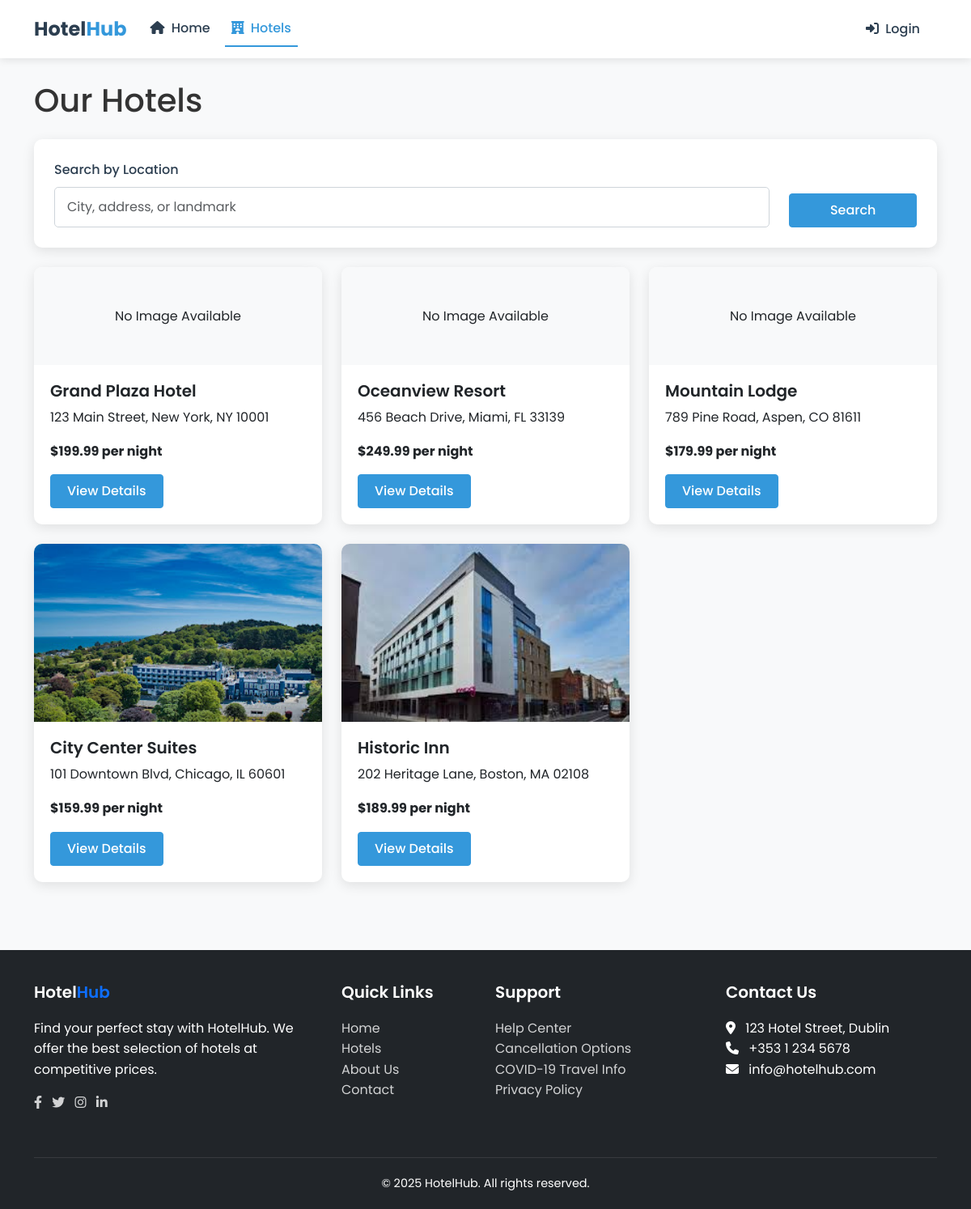
The app's page /hotels/, older data.
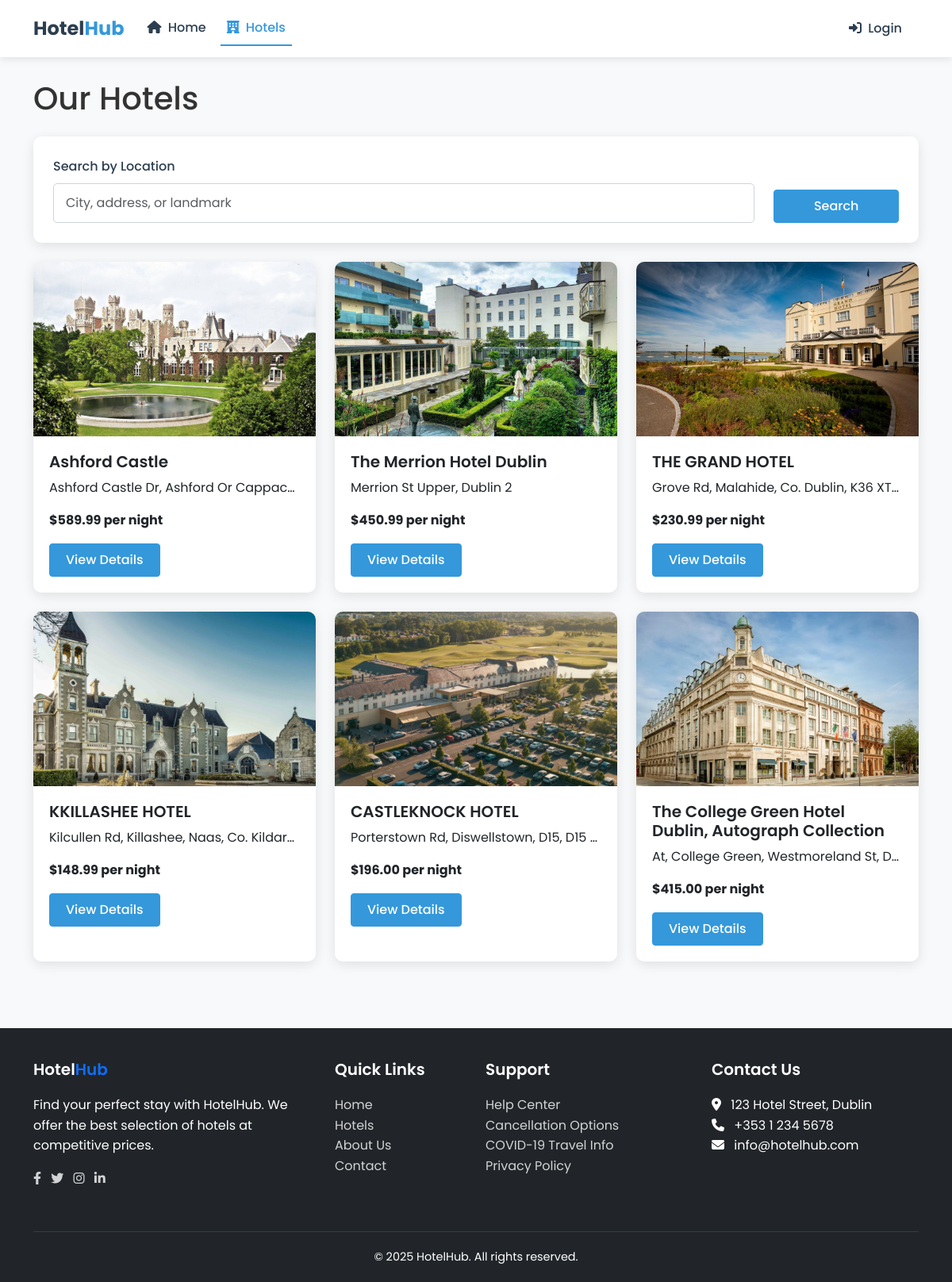
The same page, newer data.
### hotels/models.py (models this page shows, shortened)
class Hotel(models.Model):
    name = models.CharField(max_length=200)
    address = models.TextField()
    description = models.TextField()
    price_per_night = models.DecimalField(max_digits=10, decimal_places=2)
    latitude = models.DecimalField(max_digits=9, decimal_places=6)
    longitude = models.DecimalField(max_digits=9, decimal_places=6)
    image = models.ImageField(upload_to='hotel_images/', null=True, blank=True)
    created_at = models.DateTimeField(auto_now_add=True)
    updated_at = models.DateTimeField(auto_now=True)

### hotels/views.py (the view)
# urls.py: path('hotels/', hotel_list, name='hotel_list'),
def hotel_list(request):
    hotels = Hotel.objects.all()
    location = request.GET.get('location', '')
    if location:
        hotels = hotels.filter(address__icontains=location)
    return render(request, 'hotels/list.html', {
        'hotels': hotels,
        'location_search': location
    })

### hotel_project/context_processors.py (called while the page is built)
def google_maps_api_key(request):
    return {'google_maps_api_key': settings.GOOGLE_MAPS_API_KEY}

### templates/hotels/list.html (shortened to what this page needs)
{% extends 'base.html' %}
{% block content %}
<div class="container mt-4">
    <h1 class="mb-4">Our Hotels</h1>
    <div class="card mb-4">
        <div class="card-body">
            <form method="get" action="{% url 'hotel_list' %}">
                <div class="row">
                    <div class="col-md-10">
                        <label for="location" class="form-label">Search by Location</label>
                        <input type="text" class="form-control" id="location" name="location" value="{{ location_search }}" placeholder="City, address, or landmark">
                    </div>
                    <div class="col-md-2 align-self-end">
                        <button type="submit" class="btn btn-primary w-100">Search</button>
                    </div>
                </div>
            </form>
        </div>
    </div>
    <div class="row">
        {% for hotel in hotels %}
        <div class="col-md-4 mb-4">
            <div class="card hotel-card h-100">
                {% if hotel.image %}
                    <img src="{{ hotel.image.url }}" class="card-img-top" alt="{{ hotel.name }}">
                {% else %}
                    <div class="bg-light text-center p-5 card-img-top">No Image Available</div>
                {% endif %}
                <div class="card-body">
                    <h5 class="card-title">{{ hotel.name }}</h5>
                    <p class="card-text text-truncate">{{ hotel.address }}</p>
                    <p class="card-text fw-bold">${{ hotel.price_per_night }} per night</p>
                    <a href="{% url 'hotel_detail' hotel.id %}" class="btn btn-primary">View Details</a>
                </div>
            </div>
        </div>
        {% empty %}
        <div class="col-12">
            <div class="alert alert-info">
                No hotels found matching your criteria. Please try a different search.
            </div>
        </div>
        {% endfor %}
    </div>
</div>
{% endblock %}

### templates/base.html (shortened to what this page needs)
{% load static %}
<!DOCTYPE html>
<html lang="en">
<head>
    <link href="https://cdn.jsdelivr.net/npm/bootstrap@5.3.0/dist/css/bootstrap.min.css" rel="stylesheet">
    <link rel="stylesheet" href="https://cdnjs.cloudflare.com/ajax/libs/font-awesome/6.4.0/css/all.min.css">
</head>
<body>
    <nav class="navbar navbar-expand-lg navbar-light bg-white fixed-top">
        <div class="container">
            <a class="navbar-brand" href="{% url 'home' %}">Hotel<span>Hub</span></a>
            <div class="collapse navbar-collapse" id="navbarNav">
                <ul class="navbar-nav me-auto">
                    <li class="nav-item">
                        <a class="nav-link {% if request.path == '/' %}active{% endif %}" href="{% url 'home' %}">
                            <i class="fas fa-home me-1"></i> Home
                        </a>
                    </li>
                    <li class="nav-item">
                        <a class="nav-link {% if '/hotels/' in request.path and not '/hotels/' == request.path %}{% elif '/hotels/' == request.path %}active{% endif %}" href="{% url 'hotel_list' %}">
                            <i class="fas fa-hotel me-1"></i> Hotels
                        </a>
                    </li>
                </ul>
                <ul class="navbar-nav">
                    {% if user.is_authenticated %}
                        <li class="nav-item">
                            <a class="nav-link {% if '/bookings/' in request.path %}active{% endif %}" href="{% url 'booking_list' %}">
                                <i class="fas fa-bookmark me-1"></i> My Bookings
                            </a>
                        </li>
                        <li class="nav-item dropdown">
                            <a class="nav-link dropdown-toggle" href="#" role="button" data-bs-toggle="dropdown">
                                <i class="fas fa-user-circle me-1"></i> {{ user.username }}
                            </a>
                            <ul class="dropdown-menu dropdown-menu-end">
                                <li><a class="dropdown-item" href="#"><i class="fas fa-user me-2"></i> Profile</a></li>
                                <li><a class="dropdown-item" href="#"><i class="fas fa-cog me-2"></i> Settings</a></li>
                                <li><hr class="dropdown-divider"></li>
                                <li><a class="dropdown-item" href="{% url 'logout' %}"><i class="fas fa-sign-out-alt me-2"></i> Logout</a></li>
                            </ul>
                        </li>
                    {% else %}
                        <li class="nav-item">
                            <a class="nav-link btn btn-outline-primary ms-2 px-3" href="{% url 'login' %}">
                                <i class="fas fa-sign-in-alt me-1"></i> Login
                            </a>
                        </li>
                    {% endif %}
                </ul>
            </div>
        </div>
    </nav>
    <main>
        {% block content %}{% endblock %}
    </main>
    <footer class="bg-dark text-white">
        <div class="container">
            <div class="row">
                <div class="col-md-4 mb-4">
                    <h5>Hotel<span class="text-primary">Hub</span></h5>
                    <p>Find your perfect stay with HotelHub. We offer the best selection of hotels at competitive prices.</p>
                    <div class="social-icons">
                        <a href="#" class="me-2"><i class="fab fa-facebook-f"></i></a>
                        <a href="#" class="me-2"><i class="fab fa-twitter"></i></a>
                        <a href="#" class="me-2"><i class="fab fa-instagram"></i></a>
                        <a href="#"><i class="fab fa-linkedin-in"></i></a>
                    </div>
                </div>
                <div class="col-md-2 mb-4">
                    <h5>Quick Links</h5>
                    <ul class="list-unstyled">
                        <li><a href="{% url 'home' %}">Home</a></li>
                        <li><a href="{% url 'hotel_list' %}">Hotels</a></li>
                        <li><a href="#">About Us</a></li>
                        <li><a href="#">Contact</a></li>
                    </ul>
                </div>
                <div class="col-md-3 mb-4">
                    <h5>Support</h5>
                    <ul class="list-unstyled">
                        <li><a href="#">Help Center</a></li>
                        <li><a href="#">Cancellation Options</a></li>
                        <li><a href="#">COVID-19 Travel Info</a></li>
                        <li><a href="#">Privacy Policy</a></li>
                    </ul>
                </div>
                <div class="col-md-3 mb-4">
                    <h5>Contact Us</h5>
                    <ul class="list-unstyled">
                        <li><i class="fas fa-map-marker-alt me-2"></i> 123 Hotel Street, Dublin</li>
                        <li><i class="fas fa-phone me-2"></i> +353 1 234 5678</li>
                        <li><i class="fas fa-envelope me-2"></i> info@hotelhub.com</li>
                    </ul>
                </div>
            </div>
            <div class="footer-bottom text-center">
                <p class="mb-0">&copy; 2025 HotelHub. All rights reserved.</p>
            </div>
        </div>
    </footer>
</body>
</html>

### templates/base.html (style rules this page uses)
:root { --primary-color: #2c3e50; --secondary-color: #3498db; --accent-color: #e74c3c; --light-color: #ecf0f1; --dark-color: #2c3e50; --success-color: #2ecc71; --warning-color: #f39c12; --danger-color: #e74c3c; }
body { font-family: 'Poppins', sans-serif; padding-top: 76px; background-color: #f8f9fa; color: #333; line-height: 1.6; }
.navbar { box-shadow: 0 2px 10px rgba(0,0,0,0.1); background-color: white !important; padding: 12px 0; }
.navbar-brand { font-weight: 700; font-size: 1.5rem; color: var(--primary-color) !important; }
.navbar-brand span { color: var(--secondary-color); }
.nav-link { font-weight: 500; margin: 0 5px; color: var(--dark-color) !important; transition: all 0.3s ease; }
.nav-link.active { color: var(--secondary-color) !important; border-bottom: 2px solid var(--secondary-color); }
.btn-primary { background-color: var(--secondary-color); border-color: var(--secondary-color); padding: 8px 20px; border-radius: 4px; font-weight: 500; transition: all 0.3s ease; }
.btn-outline-primary { color: var(--secondary-color); border-color: var(--secondary-color); padding: 8px 20px; border-radius: 4px; font-weight: 500; transition: all 0.3s ease; }
.card { border: none; border-radius: 10px; overflow: hidden; box-shadow: 0 4px 15px rgba(0,0,0,0.1); transition: all 0.3s ease; }
.card-body { padding: 25px; }
.hotel-card { height: 100%; }
.hotel-card img { height: 220px; object-fit: cover; width: 100%; }
.hotel-card .card-body { padding: 20px; }
.hotel-card .card-title { font-weight: 600; font-size: 1.25rem; margin-bottom: 8px; }
footer { background-color: var(--primary-color); color: white; padding: 40px 0 20px; margin-top: 60px; }
footer h5 { font-weight: 600; margin-bottom: 20px; color: white; }
footer a { color: rgba(255,255,255,0.8); text-decoration: none; transition: all 0.3s ease; }
.footer-bottom { padding-top: 20px; border-top: 1px solid rgba(255,255,255,0.1); margin-top: 30px; font-size: 0.9rem; }
.form-control { border-radius: 5px; padding: 12px 15px; border: 1px solid #ced4da; }
.form-label { font-weight: 500; margin-bottom: 8px; color: #2c3e50; }

Row changes from the older to the newer data that the page shows:
changed Hotel: image: picture added; name "Grand Plaza Hotel" → "Ashford Castle"; address "123 Main Street, New York, NY 10001" → "Ashford Castle Dr, Ashford Or Cappac…"; price_per_night "199.99" → "589.99"; no longer shows "No Image Available"
changed Hotel: image: picture added; name "Oceanview Resort" → "The Merrion Hotel Dublin"; address "456 Beach Drive, Miami, FL 33139" → "Merrion St Upper, Dublin 2"; price_per_night "249.99" → "450.99"; no longer shows "No Image Available"
changed Hotel: image: picture added; name "Mountain Lodge" → "THE GRAND HOTEL"; address "789 Pine Road, Aspen, CO 81611" → "Grove Rd, Malahide, Co. Dublin, K36 XT…"; price_per_night "179.99" → "230.99"; no longer shows "No Image Available"
changed Hotel: image: a different picture; name "City Center Suites" → "KKILLASHEE HOTEL"; address "101 Downtown Blvd, Chicago, IL 60601" → "Kilcullen Rd, Killashee, Naas, Co. Kildar…"; price_per_night "159.99" → "148.99"
changed Hotel: image: a different picture; name "Historic Inn" → "CASTLEKNOCK HOTEL"; address "202 Heritage Lane, Boston, MA 02108" → "Porterstown Rd, Diswellstown, D15, D15…"; price_per_night "189.99" → "196.00"
added Hotel: image (picture), name "The College Green Hotel Dublin, Autograph Collection", address "At, College Green, Westmoreland St, D…", price_per_night "415.00"
